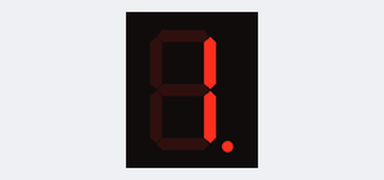
The sketch below on a simulated Arduino Uno, built with avr-gcc and run on an emulated ATmega328P. Parts: 1-digit seven-segment display. Wiring (inferred from the names in the program): 1-digit 7-segment display, segments lit when HIGH: segments pin 7, pin 6, pin 5, pin 11, pin 10, pin 8, pin 9, pin 4. The segment pins are drawn as the display they are named for; what the sketch prints to the serial monitor is not drawn.

Above: at 0.1 s.
At 1.1 s:
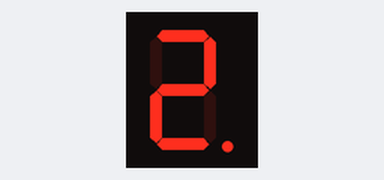
At 2.1 s:
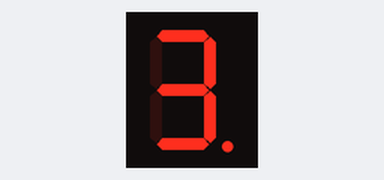
At 4.1 s:
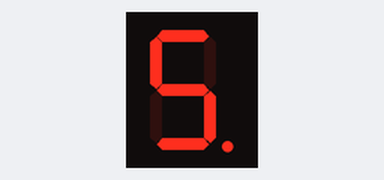
At 6.1 s:
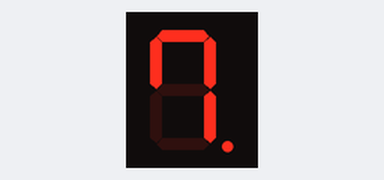
At 8.1 s:
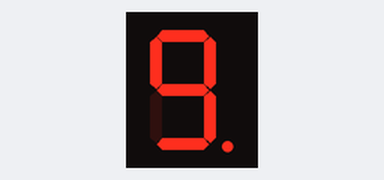

Measured:
- by itself, everything shown: repeats every 9.0 s, in 9 steps
- what the display in image 1 shows lasts 1.0 s, from 1.0 s to 2.0 s

The sketch:

Nixie_tube.ino
```cpp
int a=7;
int b=6;
int c=5;
int d=11;
int e=10;
int f=8;
int g=9;
int dp=4;
int count=0;

void digital_1(void)
{
	unsigned char j;
	for(j=4; j<=11; ++j){
		digitalWrite(j, LOW);
	}
	digitalWrite(b, HIGH);
	digitalWrite(c, HIGH);
	digitalWrite(dp, HIGH);
}

void digital_2(void)
{
	unsigned char j;
	for(j=4; j<=11; ++j){
		digitalWrite(j, LOW);
	}
	digitalWrite(a, HIGH);
	digitalWrite(b, HIGH);
	digitalWrite(g, HIGH);
	digitalWrite(e, HIGH);
	digitalWrite(d, HIGH);
	digitalWrite(dp, HIGH);
}

void digital_3(void)
{
	unsigned char j;
	for(j=4; j<=11; ++j){
		digitalWrite(j, LOW);
	}
	digitalWrite(a, HIGH);
	digitalWrite(b, HIGH);
	digitalWrite(g, HIGH);
	digitalWrite(c, HIGH);
	digitalWrite(d, HIGH);
	digitalWrite(dp, HIGH);
}

void digital_4(void)
{
	unsigned char j;
	for(j=4; j<=11; ++j){
		digitalWrite(j, LOW);
	}
	digitalWrite(f, HIGH);
	digitalWrite(g, HIGH);
	digitalWrite(b, HIGH);
	digitalWrite(c, HIGH);
	digitalWrite(dp, HIGH);
}

void digital_5(void)
{
	unsigned char j;
	for(j=4; j<=11; ++j){
		digitalWrite(j, LOW);
	}
	digitalWrite(a, HIGH);
	digitalWrite(f, HIGH);
	digitalWrite(g, HIGH);
	digitalWrite(c, HIGH);
	digitalWrite(d, HIGH);
	digitalWrite(dp, HIGH);
}

void digital_6(void)
{
	unsigned char j;
	for(j=4; j<=11; ++j){
		digitalWrite(j, LOW);
	}
	digitalWrite(a, HIGH);
	digitalWrite(f, HIGH);
	digitalWrite(e, HIGH);
	digitalWrite(d, HIGH);
	digitalWrite(c, HIGH);
	digitalWrite(g, HIGH);
	digitalWrite(dp, HIGH);
}

void digital_7(void)
{
	unsigned char j;
	for(j=4; j<=11; ++j){
		digitalWrite(j, LOW);
	}
	digitalWrite(dp, HIGH);
	for(j=5; j<=8; ++j){
		digitalWrite(j, HIGH);
	}
}

void digital_8(void)
{
	unsigned char j;
	for(j=4; j<=11; ++j){
		digitalWrite(j, HIGH);
	}
}

void digital_9(void)
{
	unsigned char j;
	for(j=4; j<=9; ++j){
		digitalWrite(j, HIGH);
	}
	digitalWrite(d, HIGH);
	digitalWrite(e, LOW);
}

void setup() {
  Serial.begin(115200);
	int i;
	for(i=4; i<=11; ++i){
		pinMode(i, OUTPUT);
	}
}

void loop() {
	char str[20];
  sprintf(str, "%2d ", count);
  strcat(str, "Hello world!!");
	while(1){
    Serial.println(str);
		digital_1();
		delay(1000);
		digital_2();
		delay(1000);
		digital_3();
		delay(1000);
		digital_4();
		delay(1000);
		digital_5();
		delay(1000);
		digital_6();
		delay(1000);
		digital_7();
		delay(1000);
		digital_8();
		delay(1000);
		digital_9();
		delay(1000);
	}
}
```
